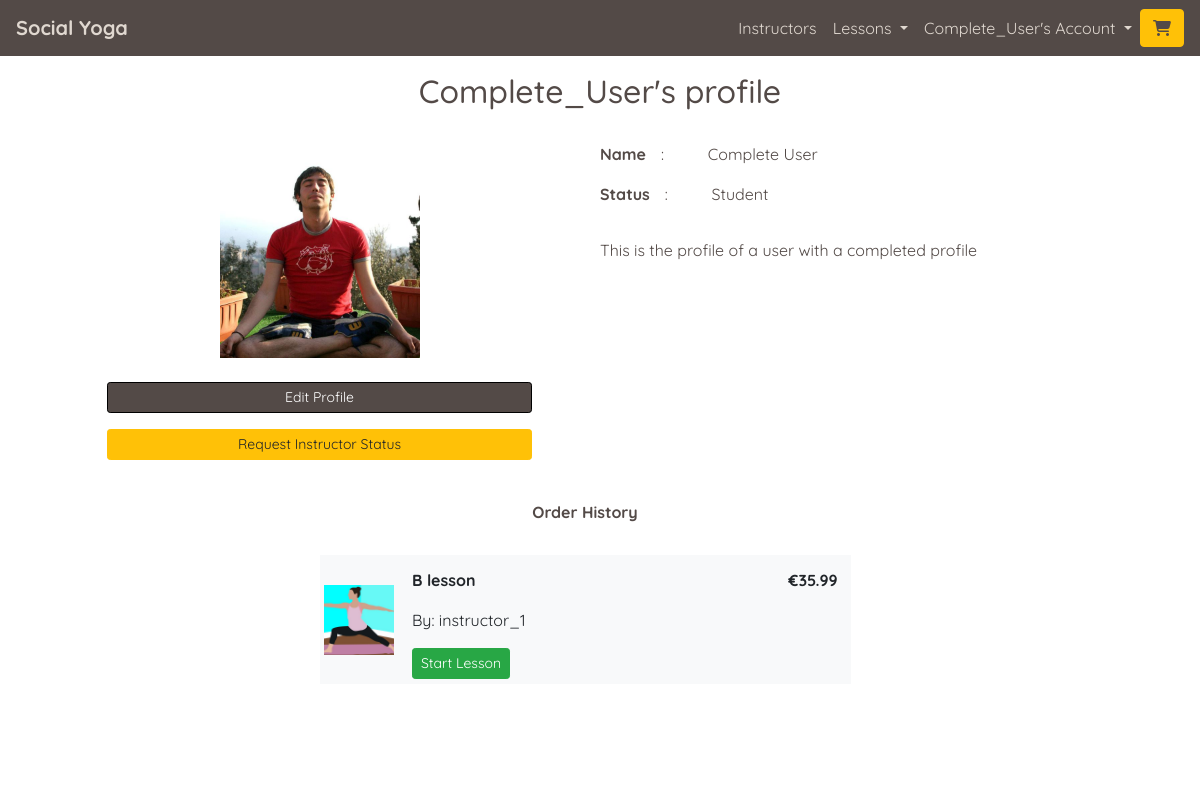
Page /profiles/ (signed in) on the earlier database version.
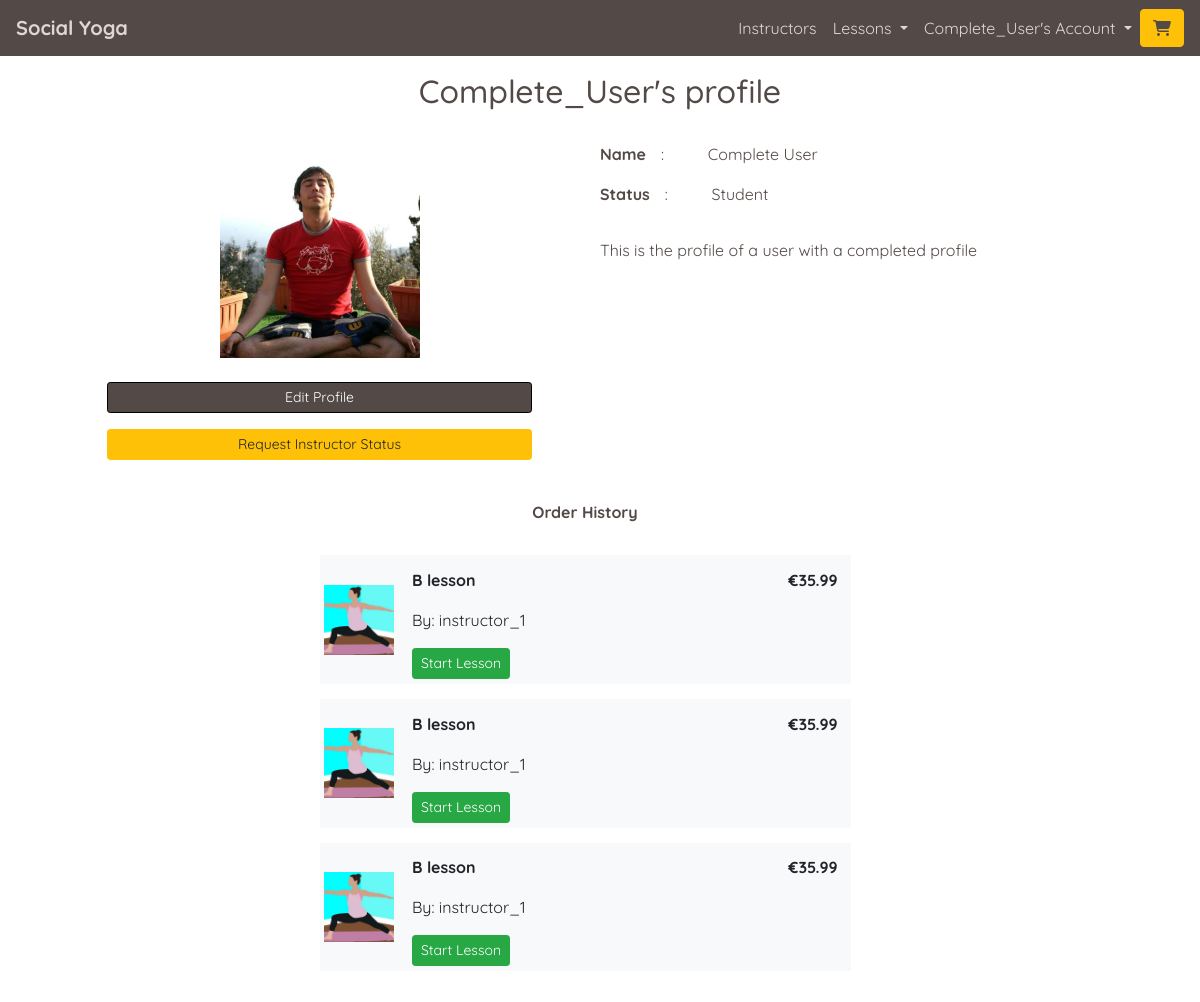
Same page on the later database version.
### profiles/models.py (models this page shows, shortened)
class UserProfile(models.Model):
    user = models.OneToOneField(User, on_delete=models.CASCADE)
    first_name = models.CharField(max_length=50, null=False, blank=False)
    last_name = models.CharField(max_length=50, null=False, blank=False)
    is_instructor = models.BooleanField(default=False)
    requested_instructor_status = models.BooleanField(default=False)
    card_description = models.TextField(max_length=256, blank=True, default='')
    profile_description = models.TextField(max_length=650,
                                           blank=True,
                                           default='')
    image = ResizedImageField(size=[600, 600],
                              quality=75,
                              crop=['middle', 'center'],
                              force_format='JPEG',
                              null=True,
                              blank=True,
                              upload_to='profile_images/')
    rating = models.DecimalField(max_digits=5,
                                 decimal_places=0,
                                 null=True,
                                 blank=True)
    lesson_count = models.IntegerField(default=0, editable=False)
    def __str__(self):
        return self.user.username
    def test_profile_is_complete(self):
        if (self.first_name and self.last_name and self.image):
            return True
        else:
            return False

### checkout/models.py (models this page shows, shortened)
class OrderLineItem(models.Model):
    order = models.ForeignKey(Order,
                              null=False,
                              blank=False,
                              on_delete=models.CASCADE,
                              related_name='lineitems')
    lesson = models.ForeignKey(Lesson,
                               null=False,
                               blank=False,
                               on_delete=models.CASCADE)
    profile = models.ForeignKey(UserProfile,
                                null=False,
                                blank=False,
                                on_delete=models.CASCADE)
    sales_percentage = models.PositiveSmallIntegerField(
        default=settings.SITE_SALES_PERCENTAGE,
        editable=False, blank=False)
    lineitem_total = models.DecimalField(max_digits=6,
                                         decimal_places=2,
                                         null=False,
                                         blank=False,
                                         editable=False)

### lessons/models.py (models this page shows, shortened)
class Lesson(models.Model):
    lesson_id = models.CharField(max_length=32,
                                 null=False,
                                 editable=False)
    instructor_profile = models.ForeignKey(UserProfile,
                                           on_delete=models.SET_NULL,
                                           null=True,
                                           blank=True,
                                           related_name='lessons')
    lesson_name = models.CharField(max_length=32,
                                   null=False,
                                   editable=True)
    card_description = models.TextField(max_length=254)
    description = models.TextField(max_length=2048)
    image = ResizedImageField(size=[600, 600],
                              quality=75,
                              crop=['middle', 'center'],
                              force_format='JPEG',
                              upload_to='lesson_images/')
    rating = models.DecimalField(max_digits=5,
                                 decimal_places=0,
                                 null=True, blank=True)
    video_url = models.URLField(max_length=1024,
                                blank=False,
                                null=False)
    time = models.IntegerField(blank=False, null=False)
    is_free = models.BooleanField(default=True)
    price = models.DecimalField(max_digits=6,
                                decimal_places=2,
                                blank=False,
                                null=False,
                                default=0.00)

### profiles/views.py (the view)
# urls.py: path('', views.profile, name='profile'),
@login_required
def profile(request):
    profile = get_object_or_404(UserProfile, user=request.user)
    profile_complete = profile.test_profile_is_complete()
    Users_OrderdLineItems = OrderLineItem.objects.filter(profile=profile)
    template = 'profiles/profile.html'
    context = {
        'profile': profile,
        'profile_complete': profile_complete,
        'Users_OrderdLineItems': Users_OrderdLineItems,
    }
    return render(request, template, context)

### home/contexts.py (called while the page is built)
def purchased_lessons(request):
    profile = get_profile_or_none(request)
    purchased = None
    purchased_lesson_ids = []
    if profile:
        purchased = OrderLineItem.objects.filter(profile=profile)
        if purchased:
            for item in purchased:
                purchased_lesson_ids.append(item.lesson.lesson_id)
    context = {
        'purchased_lessons': purchased,
        'purchased_lesson_ids': purchased_lesson_ids,
    }
    return context

### yoga/utils.py (called while the page is built)
def get_profile_or_none(request):
    try:
        return UserProfile.objects.get(user=request.user)
    except Exception:
        return None

### profiles/templates/profiles/profile.html (shortened to what this page needs)
{% extends "base.html" %}
{% load static %}
{% block page_header %}
    <div class="container header-container">
        <div class="row">
            <div class="col">
               <h1 class="text-center title-text my-3">{{ profile|title }}'s profile</h1>
            </div>
        </div>
    </div>
{% endblock %}
{% block content %}
    <div class="overlay"></div>
    <div class="container-fluid page-contents">
        <div class="row mx-1 mx-lg-4 mt-1 mt-lg-3">
            <div class="col-12 col-md-6">
                <div class="container-fluid p-0 p-md-3">
                    <div class="d-flex justify-content-center">
                        {% if profile.image %}
                            <img src="{{ profile.image.url }}" class="img-fluid profile-image" alt="{{ profile }}'s profile image'">
                        {% else %}
                            <img src="{{ MEDIA_URL }}profile_images/no_profile_image.jpg" class="img-fluid profile-image" alt="{{ profile }}'s profile image'">
                        {% endif %}
                    </div>
                    <div class="profile-buttons mt-4">
                        <p class="text-center">
                            <a href="{% url 'edit_profile' %}" class="index-main-button btn btn-sm btn-md-lg btn-custom-darken rounded-20">
                                Edit Profile
                            </a>
                        </p>
                        {% if profile.is_instructor == False and profile.requested_instructor_status == False %}
                        <p class="text-center">
                            <a href="{% url 'request_instructor_status' 'request'%}" class="index-main-button btn btn-sm btn-md-lg btn-warning rounded-20">
                                Request Instructor Status
                            </a>
                        </p>
                        {% endif %}
                    </div>
                </div>
            </div>
            <div class="col-12 col-md-6">
                <div class="row">
                    <div class="col-12">
                        <div class="row">
                            <div class="col-auto px-0">
                                <p><strong>Name </strong></p>
                            </div>
                            <div class="col col-1">
                                <p>:</p>
                            </div>
                            <div class="col">
                                <p>{{ profile.first_name }} {{ profile.last_name}}</p>
                            </div>
                        </div>
                        <div class="row">
                            <div class="col-auto px-0">
                                <p><strong>Status</strong></p>
                            </div>
                            <div class="col-1 ">
                                <p>:</p>
                            </div>
                            <div class="col">
                                    {% if profile.is_instructor == False and profile.requested_instructor_status == False %}
                                        <p>Student</p>
                                {% endif %}
                            </div>
                        </div>
                    </div>
                    <div class="row">
                        <div class="col">
                            <p class="text-left alt-font">{{ profile.profile_description|linebreaks }}</p>
                        </div>
                    </div>
                </div>
            </div>
            <div class="row w-100">
                <div class="col-12 col-lg-6 mt-2 mx-auto">
                    <p class="text-center"><strong>Order History</strong></p>
                    {% if Users_OrderdLineItems %}
                    <div class="table-responsive">
                        <table class="table table-sm table-borderless basket-item-table">
                            {% for item in Users_OrderdLineItems %}
                                <tr class="bg-light my-5" id="row_for_{{ item.lesson.lesson_id }}">
                                    <td class="w-image align-middle">
                                        <img src="{{ item.lesson.image.url }}" class="img-fluid" alt="{{ item.lesson.lesson_name }}'s image'">
                                    </td>
                                    <td class="w-name">
                                        <div class="mx-2 mt-2">
                                            <p><strong>{{ item.lesson.lesson_name }}</strong></p>
                                            <p>By: {{item.lesson.instructor_profile }}</p>
                                            <a class="btn btn-sm btn-success" href="{% url 'studio' item.lesson.lesson_id %}" id="start_lesson_button_id_{{ lesson.lesson_id }}" role="button">Start Lesson</a>
                                        </div>
                                    </td>
                                    <td class="w-price">
                                        <p class="text-right mx-2 mt-2"><strong>€{{ item.lineitem_total }}</strong></p>
                                    </td>
                                </tr>
                        {% endfor %}
                        </table>
                    </div>
                    {% else %}
                        <p class="text-center" >You have no purchased lessons yet.</p>
                    {% endif %}
                </div>
            </div>
        </div>
    </div>
{% endblock %}

### templates/base.html (shortened to what this page needs)
{% load static %}
<!doctype html>
<html lang="en">
  <head>
    {% block corecss %}
      <link rel="stylesheet" href="https://cdn.jsdelivr.net/npm/bootstrap@4.5.3/dist/css/bootstrap.min.css">
      <link rel="stylesheet" href="{% static 'css/base.css' %}" >
    {% endblock %}
</head>
<body>
    <header class="container-fluid fixed-top-desktop-only p-0">
        <nav class="navbar navbar-expand-lg navbar-custom">
            <a class="navbar-brand" href="{% url 'home' %}"><strong>Social Yoga</strong></a>
            {% if user.is_authenticated %}
            <div class="order-0 order-lg-1 ml-auto">
                <a class="btn btn-warning" href="{% url 'view_basket' %}" id="navbar-basket" role="button">
                    <span class="icon">
                        <i class="fas {% if product_count > 0 %}fa-cart-plus{% else %}fa-shopping-cart{% endif %} colour-primary" id="nav-cart-icon"></i>
                    </span>
                </a>
            </div>
            {% endif %}
            <div class="collapse navbar-collapse" id="navbarNav">
                <ul class="navbar-nav ml-auto mb-2 mb-lg-0">
                    <li class="nav-item">
                        <a class="nav-link active" aria-current="page" href="{% url 'instructors' %}">Instructors</a>
                    </li>
                    {% if user.is_authenticated %}
                    <li class="nav-item">
                        <div class="nav-link dropdown">
                            <a class="dropdown-toggle nav-link-format" href="#" role="button" id="lessonsDropdownMenuLink" data-toggle="dropdown" aria-haspopup="true" aria-expanded="false">
                                Lessons
                            </a>
                        </div>
                    </li>
                    {% endif %}
                    <li class="nav-item">
                        <div class="nav-link dropdown">
                            <a class="dropdown-toggle nav-link-format" href="#" role="button" id="accountDropdownMenuLink" data-toggle="dropdown" aria-haspopup="true" aria-expanded="false">
                                {% if user.is_authenticated %}{{ user|title }}'s{% else %}My{% endif %} Account
                            </a>
                        </div>
                    </li>
                </ul>
            </div>
        </nav>
    </header>
        {% block page_header %}
        {% endblock %}
        {% block content %}
        {% endblock %}
</body>
</html>

### static/css/base.css (style rules this page uses)
html { height: 100%; }
body { background: url('/static/images/backgrounds/background-image.jpg') no-repeat center center fixed; background-size: cover; background-position: 75% 40px; height: calc(100vh - 63px); color: #534a47; font-family: 'Quicksand'; font-size: 16px; }
.title-text { font-size: 1.5rem; }
.overlay { height: 100%; width: 100%; top: 0; left: 0; position: fixed; background: white; z-index: -1; }
.header-container { margin-top: 0px; }
.alt-font { font-family: 'Lato'; }
.btn-custom-darken { background: #534a47; color: #fff !important; border: 1px solid black; }
.navbar-custom { background-color: #534a47; }
.navbar-custom a { color: #e0d8d0; }
.colour-primary { color: #534a47 !important; }
.nav-link-format { text-decoration: none; }
.profile-buttons a { width: 100%; max-width: 425px; text-align: center; }
.profile-image { max-width: 120px; border-radius: 50%; }
.basket-item-table { border-collapse: separate; border-spacing: 0 15px; }
.w-image { width: 15%; }
.w-name { width: 65%; }
.w-price { width: 20%; }
@media (min-width: 768px) { .title-text, .index-main-text { font-size: 2rem; } }
@media (min-width: 768px) { .profile-image { width: 100%; max-width: 200px; border-radius: 0%; overflow: hidden; } }
@media (min-width: 1200px) { body { background-position: 0 35px; } }
@media (min-width: 1200px) { .header-container { margin-top: 56px; } }
@media (min-width: 1200px) { .fixed-top-desktop-only { position: fixed; top: 0; right: 0; left: 0; z-index: 1049; } }

Differences in the rows shown:
added OrderLineItem: lesson.image (picture), lesson.lesson_name "B lesson", lesson.instructor_profile "instructor_1", lineitem_total "35.99"
added OrderLineItem: lesson.image (picture), lesson.lesson_name "B lesson", lesson.instructor_profile "instructor_1", lineitem_total "35.99"
